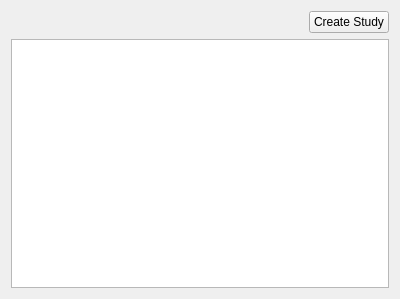
<?xml version="1.0" encoding="UTF-8"?>
<ui version="4.0">
 <class>Form</class>
 <widget class="QWidget" name="Form">
  <property name="geometry">
   <rect>
    <x>0</x>
    <y>0</y>
    <width>400</width>
    <height>299</height>
   </rect>
  </property>
  <property name="windowTitle">
   <string>Form</string>
  </property>
  <layout class="QGridLayout" name="gridLayout">
   <item row="0" column="0">
    <layout class="QVBoxLayout" name="verticalLayout">
     <item>
      <layout class="QHBoxLayout" name="horizontalLayout">
       <item>
        <spacer name="horizontalSpacer">
         <property name="orientation">
          <enum>Qt::Horizontal</enum>
         </property>
         <property name="sizeHint" stdset="0">
          <size>
           <width>40</width>
           <height>20</height>
          </size>
         </property>
        </spacer>
       </item>
       <item>
        <widget class="QPushButton" name="createStudyButton">
         <property name="text">
          <string>Create Study</string>
         </property>
        </widget>
       </item>
      </layout>
     </item>
     <item>
      <widget class="QTableView" name="studyTree"/>
     </item>
    </layout>
   </item>
  </layout>
 </widget>
 <resources/>
 <connections/>
</ui>
